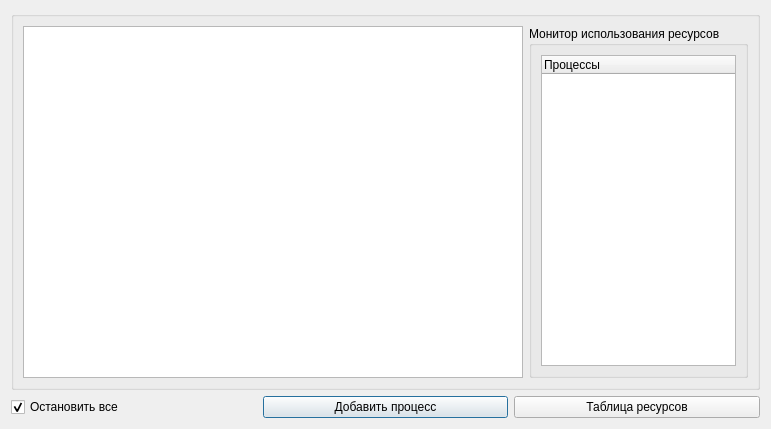
<?xml version="1.0" encoding="UTF-8"?>
<ui version="4.0">
 <class>MainDialog</class>
 <widget class="QDialog" name="MainDialog">
  <property name="geometry">
   <rect>
    <x>0</x>
    <y>0</y>
    <width>739</width>
    <height>429</height>
   </rect>
  </property>
  <property name="windowTitle">
   <string>TaskManager v0.0.1</string>
  </property>
  <layout class="QGridLayout" name="gridLayout_3">
   <item row="2" column="0">
    <layout class="QGridLayout" name="gridLayout_2">
     <item row="0" column="0">
      <widget class="QGroupBox" name="gpbMain">
       <property name="title">
        <string/>
       </property>
       <layout class="QGridLayout" name="gridLayout_6">
        <item row="0" column="0">
         <layout class="QGridLayout" name="gridLayout_5">
          <item row="0" column="0">
           <widget class="QTableView" name="tblTask">
            <property name="minimumSize">
             <size>
              <width>500</width>
              <height>0</height>
             </size>
            </property>
            <property name="maximumSize">
             <size>
              <width>16777215</width>
              <height>16777215</height>
             </size>
            </property>
           </widget>
          </item>
         </layout>
        </item>
        <item row="0" column="1">
         <widget class="QGroupBox" name="groupBox_2">
          <property name="title">
           <string>Монитор использования ресурсов</string>
          </property>
          <layout class="QGridLayout" name="gridLayout_7">
           <item row="0" column="0">
            <widget class="QTreeWidget" name="lstUsefullResources">
             <column>
              <property name="text">
               <string>Процессы</string>
              </property>
             </column>
            </widget>
           </item>
          </layout>
         </widget>
        </item>
       </layout>
      </widget>
     </item>
     <item row="2" column="0">
      <layout class="QGridLayout" name="gridLayout_4">
       <item row="0" column="1">
        <widget class="QPushButton" name="btnNewTask">
         <property name="text">
          <string>Добавить процесс</string>
         </property>
        </widget>
       </item>
       <item row="0" column="2">
        <widget class="QPushButton" name="btnResourceTable">
         <property name="enabled">
          <bool>true</bool>
         </property>
         <property name="text">
          <string>Таблица ресурсов</string>
         </property>
        </widget>
       </item>
       <item row="0" column="0">
        <widget class="QCheckBox" name="chkPauseAll">
         <property name="text">
          <string>Остановить все</string>
         </property>
         <property name="checkable">
          <bool>true</bool>
         </property>
         <property name="checked">
          <bool>true</bool>
         </property>
        </widget>
       </item>
      </layout>
     </item>
    </layout>
   </item>
  </layout>
 </widget>
 <resources/>
 <connections/>
</ui>
